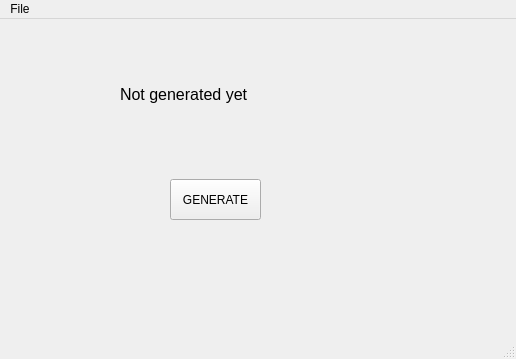
<?xml version="1.0" encoding="UTF-8"?>
<ui version="4.0">
 <class>main</class>
 <widget class="QMainWindow" name="main">
  <property name="geometry">
   <rect>
    <x>0</x>
    <y>0</y>
    <width>516</width>
    <height>359</height>
   </rect>
  </property>
  <property name="windowTitle">
   <string>MainWindow</string>
  </property>
  <widget class="QWidget" name="centralwidget">
   <widget class="QPushButton" name="gen_button">
    <property name="geometry">
     <rect>
      <x>170</x>
      <y>160</y>
      <width>91</width>
      <height>41</height>
     </rect>
    </property>
    <property name="text">
     <string>GENERATE</string>
    </property>
   </widget>
   <widget class="QLabel" name="label">
    <property name="geometry">
     <rect>
      <x>120</x>
      <y>40</y>
      <width>151</width>
      <height>71</height>
     </rect>
    </property>
    <property name="font">
     <font>
      <pointsize>12</pointsize>
     </font>
    </property>
    <property name="text">
     <string>Not generated yet</string>
    </property>
   </widget>
  </widget>
  <widget class="QMenuBar" name="menubar">
   <property name="geometry">
    <rect>
     <x>0</x>
     <y>0</y>
     <width>516</width>
     <height>20</height>
    </rect>
   </property>
   <widget class="QMenu" name="menuFile">
    <property name="title">
     <string>File</string>
    </property>
    <addaction name="actionNew"/>
    <addaction name="actionLoad"/>
    <addaction name="actionSave"/>
   </widget>
   <addaction name="menuFile"/>
  </widget>
  <widget class="QStatusBar" name="statusbar"/>
  <action name="actionLoad">
   <property name="text">
    <string>Load</string>
   </property>
  </action>
  <action name="actionSave">
   <property name="text">
    <string>Save</string>
   </property>
  </action>
  <action name="actionNew">
   <property name="text">
    <string>New</string>
   </property>
  </action>
 </widget>
 <resources/>
 <connections/>
</ui>
